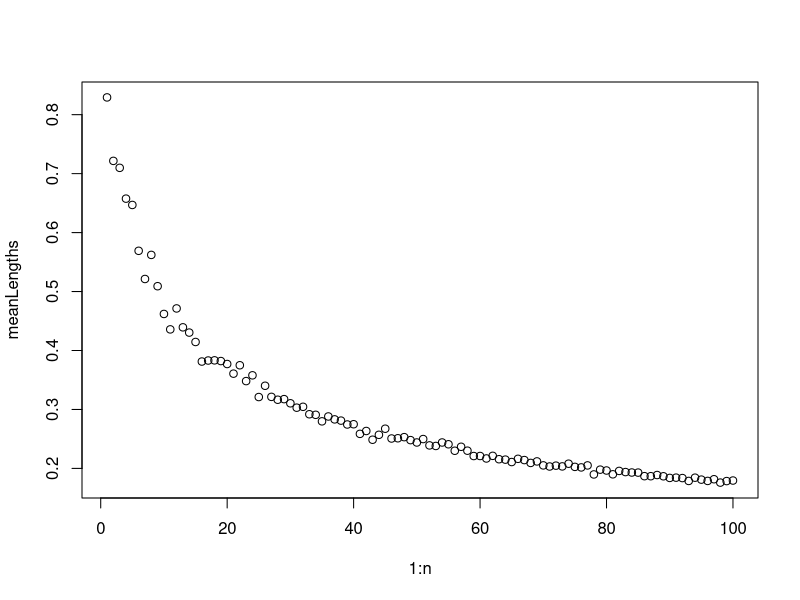

Reproduce this figure in R.
## ---- chunk 1
library(ggplot2)
library(reshape2)
## ---- chunk 2
betaPost = function(alpha, beta, n, sigmaX) {
    probs = seq(0, 1, 0.001)
    priorProbs = dbeta(probs, alpha, beta)
    alphaPost = alpha + sigmaX
    betaPost = beta + n - sigmaX
    postProbs = dbeta(probs, alphaPost, betaPost)
    df = data.frame(prob=probs, prior=priorProbs, posterior=postProbs)
    df = melt(df, id=c("prob"))
    ggplot(df) + geom_line(aes(x=prob, y=value, colour=variable)) +
        scale_color_manual(values=c("red", "blue"))
}
## ---- chunk 3
normCred = function(delta, mu, sigma0, nu, n, alpha) {
    postMu = (delta^2*mu + sigma0^2*nu)/(n*delta^2 + sigma0^2)
    postVar = (sigma0^2*delta^2)/(n*delta^2 + sigma0^2)
    cat("Posterior Mean:", postMu, "\n")
    cat("Posterior Variance:", postVar, "\n")
    qStat = qnorm((1 + alpha)/2)
    credInt = postMu + c(-1, 1)*qStat*sqrt(postVar)
    cat(alpha*100, "% credible interval:", credInt)
}
## ---- chunk 4
expCred = function(alpha, beta, n, sigmaX, level) {
    aPost = n + alpha
    cat("Posterior alpha:", aPost, "\n")
    bPost = beta/(beta*sigmaX + 1)
    cat("Posterior beta:", bPost, "\n")
    credInt = qgamma(c((1 -level)/2, (1+level)/2), aPost, 1/bPost)
    cat(level*100, "% credible interval:", credInt)
}
## ---- chunk 5
binCred = function(alpha, beta, n, sigmaX, level, verbose = FALSE){
    aPost = alpha + sigmaX
    bPost = beta + n - sigmaX
    credInt = qbeta(c((1 - level)/2, (1+level)/2), aPost, bPost)
    if (verbose == TRUE) {
        cat("Posterior alpha:", aPost, "\n")
        cat("Posterior beta:", bPost, "\n")
        cat(level*100, "% credible interval:", credInt)
    }
    return(credInt)
}
## ---- chunk 6
poisCred = function(alpha, beta, n, sigmaX, level){
    aPost = alpha + sigmaX
    bPost = beta/(n*beta + 1)
    cat("Posterior alpha:", aPost, "\n")
    cat("Posterior beta:", bPost, "\n")
    credInt = qgamma(c((1 - level)/2, (1 + level)/2), aPost, 1/bPost)
    cat(level*100, "% credible interval:", credInt)
}
## ---- chunk 7
n = 100
meanLengths = rep(NA, n)
for (i in 1:n) {
    sims = rbinom(10, i, 0.3)
    credInts = rep(NA, 10)
    for (j in 1:10) {
        credInt = binCred(1, 1, i, sigmaX = sims[j], level = 0.95)
        intLength = credInt[2] - credInt[1]
        credInts[j] = intLength
    }
    meanLengths[i] = mean(credInts)
}
plot(1:n, meanLengths)
